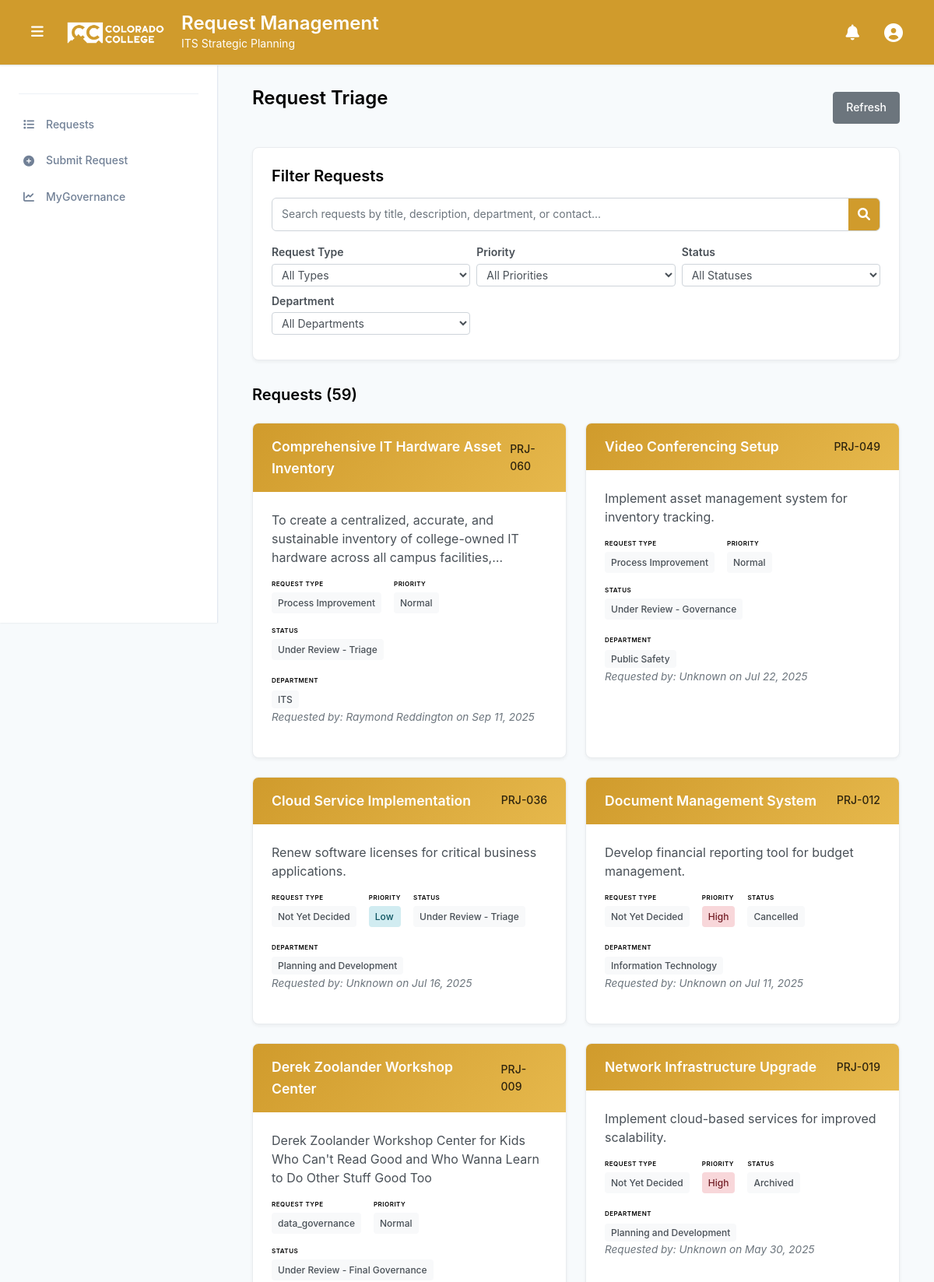
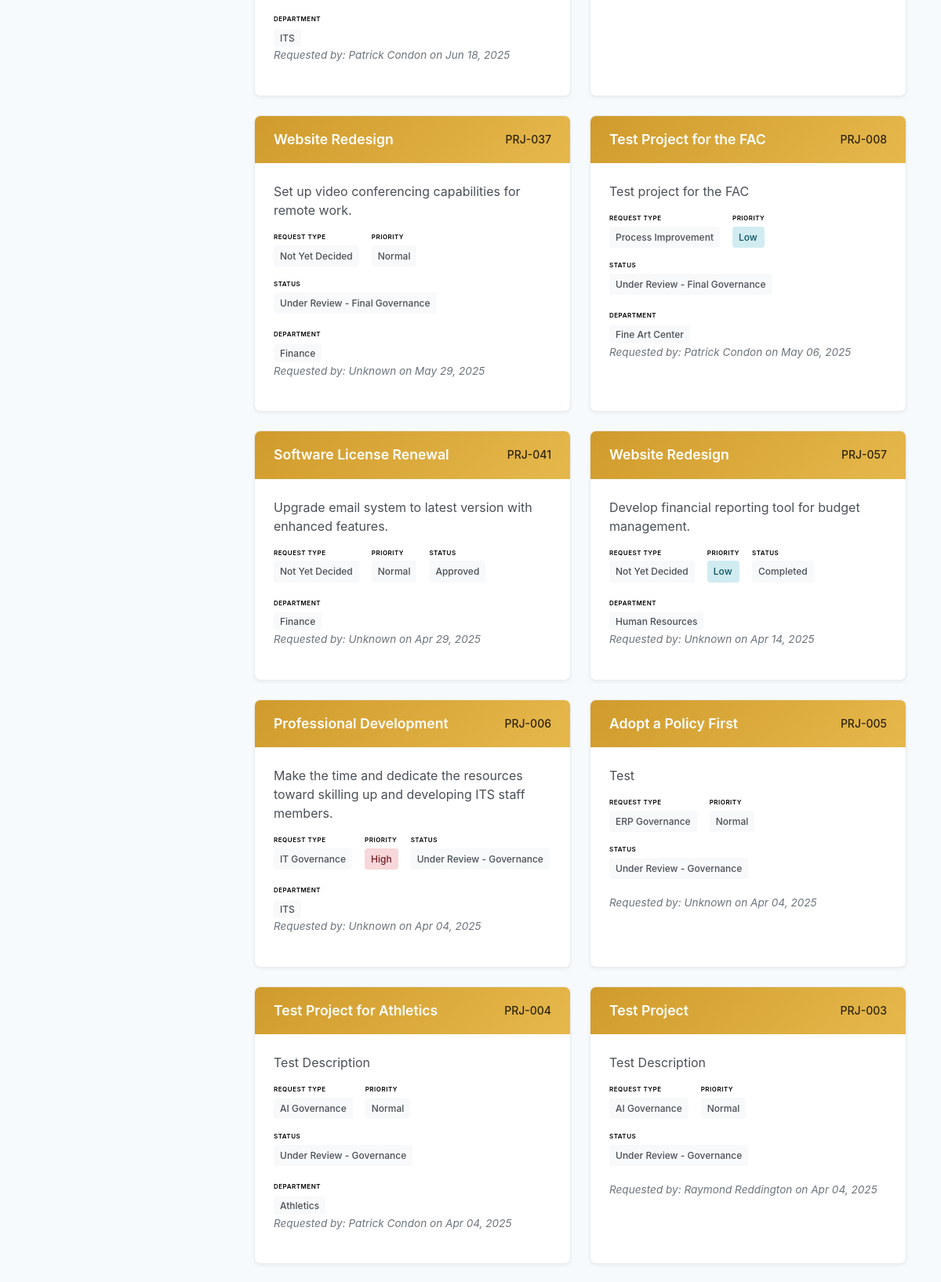
The app's page /triage/ (signed in, upper part) with its own data (2 pictures, top to bottom).
### projects/models.py (models this page shows, shortened)
class Project(models.Model):
    STATUS_CHOICES = [
        ('pending', 'Pending Review'),
        ('approved', 'Approved'),
        ('rejected', 'Rejected'),
        ('under_review_triage', 'Under Review - Triage'),
        ('under_review_governance', 'Under Review - Governance'),
        ('under_review_final_governance', 'Under Review - Final Governance'),
        ('completed', 'Completed'),
        ('archived', 'Archived'),
        ('on_hold', 'On Hold'),
        ('cancelled', 'Cancelled'),
    ]
    STAGE_CHOICES = [
        ('Pending_Review', 'Pending Review'),
        ('Under_Review_Triage', 'Under Review - Triage'),
        ('Under_Review_governance', 'Under Review - Governance'),
        ('Under_Review_Final_governance', 'Under Review - Final Governance'),
        ('Governance_Closure', 'Governance Closed'),
    ]
    PRIORITY_CHOICES = [
        ('Low', 'Low'),
        ('Normal', 'Normal'),
        ('High', 'High'),
        ('Top', 'Top'),
    ]
    FINAL_PRIORITY_CHOICES = [
        (1, 'Low'),
        (2, 'Medium'),
        (3, 'High'),
    ]
    PROJECT_TYPE_CHOICES = [
        ('not_yet_decided', 'Not Yet Decided'),
        ('process_improvement', 'Process Improvement'),
        ('it_governance', 'IT Governance'),
        ('erp_governance', 'ERP Governance'),
        ('ai_governance', 'AI Governance'),
    ]
    title = models.CharField(max_length=200)
    description = models.TextField()
    project_type = models.CharField(
        max_length=20,
        choices=PROJECT_TYPE_CHOICES,
        default='not_yet_decided',
        verbose_name="Request Type",
        help_text="Type of request submission"
    )
    submitted_by = models.ForeignKey(User, on_delete=models.CASCADE, null=True, blank=True)
    submission_date = models.DateTimeField(default=timezone.now)
    status = models.CharField(max_length=30, choices=STATUS_CHOICES, default='pending')
    stage = models.CharField(max_length=30, choices=STAGE_CHOICES, default='Pending_Review', help_text="Current stage of the project")
    budget = models.DecimalField(max_digits=10, decimal_places=2, null=True, blank=True)
    start_date = models.DateField(null=True, blank=True)
    end_date = models.DateField(null=True, blank=True)
    department = models.CharField(max_length=100, null=True, blank=True)
    contact_person = models.CharField(max_length=100, null=True, blank=True)
    contact_email = models.EmailField(null=True, blank=True)
    contact_phone = models.CharField(max_length=20, null=True, blank=True)
    triage_notes = models.TextField(blank=True, null=True)
    priority = models.CharField(max_length=10, choices=PRIORITY_CHOICES, default='Normal')
    scoring_notes = models.TextField(blank=True, null=True, help_text="Notes related to project scoring or evaluation")
    final_priority = models.IntegerField(null=True, blank=True, help_text="Project ranking (lower number = higher priority)")
    final_score = models.FloatField(null=True, blank=True, help_text="Final score")
    strategic_alignment = models.IntegerField(null=True, blank=True, help_text="Strategic alignment score (1-5)")
    cost_benefit = models.IntegerField(null=True, blank=True, help_text="Cost benefit score (1-5)")
    user_impact = models.IntegerField(null=True, blank=True, help_text="User impact and adoption score (1-5)")
    ease_of_implementation = models.IntegerField(null=True, blank=True, help_text="Ease of implementation score (1-5)")
    vendor_reputation_support = models.IntegerField(null=True, blank=True, help_text="Vendor reputation and support score (1-5)")
    security_compliance = models.IntegerField(null=True, blank=True, help_text="Security and compliance score (1-5)")
    student_centered = models.IntegerField(null=True, blank=True, help_text="Student-centered score (1-5)")
    @property
    def formatted_id(self):
        return f"PRJ-{self.id:03d}"
    class Meta:
        ordering = ['-submission_date']
        db_table = 'project_requests'

### projects/views.py (the view, shortened to what this page needs)
# urls.py: path('triage/', views.project_triage, name='project_triage'),
def project_triage(request):
    search_query = request.GET.get('search', '')
    type_filter = request.GET.get('type', '')
    priority_filter = request.GET.get('priority', '')
    status_filter = request.GET.get('status', '')
    stage_filter = request.GET.get('stage', '')
    department_filter = request.GET.get('department', '')
    projects = Project.objects.all().select_related('submitted_by').order_by('-submission_date')
    if type_filter:
        projects = projects.filter(project_type=type_filter)
    if priority_filter:
        projects = projects.filter(priority=priority_filter)
    if status_filter:
        projects = projects.filter(status=status_filter)
    if stage_filter:
        projects = projects.filter(stage=stage_filter)
    if department_filter:
        projects = projects.filter(department=department_filter)
    filtered_projects = projects
    available_types = filtered_projects.values_list('project_type', flat=True).distinct()
    project_types = [(t[0], t[1]) for t in Project.PROJECT_TYPE_CHOICES if t[0] in available_types]
    available_priorities = filtered_projects.values_list('priority', flat=True).distinct()
    priorities = [p for p in ['Top', 'High', 'Normal', 'Low'] if p in available_priorities]
    available_statuses = filtered_projects.values_list('status', flat=True).distinct()
    status_choices = [(s[0], s[1]) for s in Project.STATUS_CHOICES if s[0] in available_statuses]
    available_stages = filtered_projects.values_list('stage', flat=True).distinct()
    stage_choices = [(s[0], s[1]) for s in Project.STAGE_CHOICES if s[0] in available_stages]
    departments = filtered_projects.exclude(department='').values_list('department', flat=True).distinct().order_by('department')
    context = {
        'projects': projects,
        'search_query': search_query,
        'type_filter': type_filter,
        'priority_filter': priority_filter,
        'status_filter': status_filter,
        'stage_filter': stage_filter,
        'department_filter': department_filter,
        'project_types': project_types,
        'priorities': priorities,
        'status_choices': status_choices,
        'stage_choices': stage_choices,
        'departments': departments,
    }
    return render(request, 'projects/triage.html', context)

### projects/templates/projects/triage.html (shortened to what this page needs)
{% extends 'base_cc.html' %}
{% load static %}
{% block content %}
<div class="container">
    <div class="d-flex justify-content-between align-items-center mb-4">
        <div class="cc-triage-header">
            <h3>Request Triage</h3>
        </div>
        <div class="d-flex gap-2">
            <button id="refreshButton" class="cc-btn-secondary" onclick="refreshProjects()">
                Refresh
            </button>
        </div>
    </div>
    <div class="cc-filters-section">
        <div class="cc-filters-header">
            <h3>Filter Requests</h3>
        </div>
        <div class="cc-search-section mb-3">
            <form method="get" class="cc-search-form">
                <div class="cc-search-container">
                    <input type="text"
                           name="search"
                           class="cc-search-input"
                           placeholder="Search requests by title, description, department, or contact..."
                           value="{{ search_query|default:'' }}">
                    <button type="submit" class="cc-search-btn">
                        <i class="fas fa-search"></i>
                    </button>
                </div>
            </form>
        </div>
        <form method="get" class="cc-filters-form">
            <div class="cc-filters-grid">
                <div class="cc-filter-group">
                    <label class="cc-filter-label">Request Type</label>
                    <select name="type" class="cc-filter-select" onchange="this.form.submit()">
                        <option value="">All Types</option>
                    </select>
                </div>
                <div class="cc-filter-group">
                    <label class="cc-filter-label">Priority</label>
                    <select name="priority" class="cc-filter-select" onchange="this.form.submit()">
                        <option value="">All Priorities</option>
                    </select>
                </div>
                <div class="cc-filter-group">
                    <label class="cc-filter-label">Status</label>
                    <select name="status" class="cc-filter-select" onchange="this.form.submit()">
                        <option value="">All Statuses</option>
                    </select>
                </div>
                <div class="cc-filter-group">
                    <label class="cc-filter-label">Department</label>
                    <select name="department" class="cc-filter-select" onchange="this.form.submit()">
                        <option value="">All Departments</option>
                    </select>
                </div>
            </div>
        </form>
    </div>
    <div class="cc-projects-section">
        <div class="cc-projects-header">
            <h3>Requests ({{ projects|length }})</h3>
        </div>
        {% if projects %}
        <div class="cc-projects-grid">
            {% for project in projects %}
            <div class="cc-project-card" data-project-id="{{ project.id }}" style="cursor: pointer;">
                <div class="cc-project-header">
                    <div class="cc-project-title">{{ project.title }}</div>
                    <div class="cc-project-id">{{ project.formatted_id }}</div>
                </div>
                <div class="cc-project-body">
                    <div class="cc-project-description">
                        {{ project.description|truncatechars:120 }}
                    </div>
                    <div class="cc-project-meta">
                        <div class="cc-meta-section">
                            <div class="cc-meta-title">Request Type</div>
                            <span class="cc-meta-item">{{ project.get_project_type_display }}</span>
                        </div>
                        <div class="cc-meta-section">
                            <div class="cc-meta-title">Priority</div>
                            <span class="cc-meta-item cc-priority-{{ project.priority|lower }}">{{ project.priority }}</span>
                        </div>
                        <div class="cc-meta-section">
                            <div class="cc-meta-title">Status</div>
                            <span class="cc-meta-item">{{ project.get_status_display }}</span>
                        </div>
                    </div>
                    {% if project.department %}
                    <div class="cc-department-section">
                        <div class="cc-department-title">Department</div>
                        <span class="cc-meta-item">{{ project.department }}</span>
                    </div>
                    {% endif %}
                    <div class="cc-project-meta-requested">
                        Requested by:
                        {% if project.submitted_by %}
                            {{ project.submitted_by.get_full_name|default:project.submitted_by.username }}
                        {% else %}
                            Unknown
                        {% endif %}
                        on {{ project.submission_date|date:'M d, Y' }}
                    </div>
                </div>
            </div>
            {% endfor %}
        </div>
        {% else %}
        <div class="cc-empty-state">
            <h4>No requests found</h4>
            <p>Try adjusting your search criteria or filters.</p>
        </div>
        {% endif %}
    </div>
</div>
{% endblock %}

### templates/base_cc.html (style rules this page uses)
:root { --primary-color: #1a365d; --secondary-color: #2d3748; --accent-color: #3182ce; --success-color: #38a169; --warning-color: #d69e2e; --danger-color: #e53e3e; --light-gray: #f7fafc; --border-color: #e2e8f0; --text-primary: #2d3748; --text-secondary: #718096; --shadow-sm: 0 1px 2px 0 rgba(0, 0, 0, 0.05); --shadow-md: 0 4px 6px -1px rgba(0, 0, 0, 0.1); --shadow-lg: 0 10px 15px -3px rgba(0, 0, 0, 0.1); --radius: 8px; --sidebar-width: 280px; }
* { box-sizing: border-box; }
body { font-family: 'Inter', -apple-system, BlinkMacSystemFont, 'Segoe UI', Roboto, sans-serif; line-height: 1.6; color: var(--text-primary); background-color: var(--light-gray); margin: 0; padding: 0; }
.mb-3 { margin-bottom: 1rem; }
.mb-4 { margin-bottom: 1.5rem; }
.d-flex { display: flex; }
.gap-2 { gap: 0.5rem; }

### projects/templates/projects/triage.html (style rules this page uses)
.cc-triage-header h3 { color: #000000; font-size: 1.5rem; font-weight: 600; margin-bottom: 24px; }
.cc-filters-section { background: white; border: 1px solid #e9ecef; border-radius: 8px; padding: 1.5rem; margin-bottom: 2rem; box-shadow: 0 2px 4px rgba(0, 0, 0, 0.05); }
.cc-filters-header { margin-bottom: 1rem; }
.cc-filters-header h3 { color: #000000; font-size: 1.25rem; font-weight: 600; margin-bottom: 0; }
.cc-filters-form { margin-bottom: 0; }
.cc-filters-grid { display: grid; grid-template-columns: repeat(auto-fit, minmax(200px, 1fr)); gap: 8px; margin-bottom: 8px; }
.cc-filter-group { display: flex; flex-direction: column; }
.cc-filter-label { font-size: 0.875rem; font-weight: 600; color: #495057; margin-bottom: 3px; }
.cc-filter-select { padding: 4px 8px; border: 1px solid #ced4da; border-radius: 4px; font-size: 0.875rem; background: white; color: #495057; transition: border-color 0.15s ease-in-out; }
.cc-search-section { margin-bottom: 1rem; }
.cc-search-container { display: flex; align-items: center; background: white; border: 1px solid #ced4da; border-radius: 6px; overflow: hidden; transition: border-color 0.15s ease-in-out; }
.cc-search-input { flex: 1; border: none; padding: 8px 12px; font-size: 0.875rem; color: #495057; background: transparent; }
.cc-search-input::placeholder { color: #6c757d; }
.cc-search-btn { background: #D09B2C; color: white; border: none; padding: 8px 12px; cursor: pointer; transition: background-color 0.15s ease-in-out; }
.cc-projects-section { margin-bottom: 2rem; }
.cc-projects-header { margin-bottom: 1.5rem; }
.cc-projects-header h3 { color: #000000; font-size: 1.25rem; font-weight: 600; margin-bottom: 0; }
.cc-projects-grid { display: grid; grid-template-columns: repeat(auto-fill, minmax(350px, 1fr)); gap: 1.5rem; }
.cc-project-card { background: white; border: 1px solid #e9ecef; border-radius: 8px; overflow: hidden; transition: all 0.2s ease-in-out; box-shadow: 0 2px 4px rgba(0, 0, 0, 0.05); cursor: pointer; }
.cc-project-header { background: linear-gradient(135deg, #D09B2C 0%, #E6B84C 100%); color: black; padding: 1rem 1.5rem; display: flex; justify-content: space-between; align-items: center; }
.cc-project-title { font-weight: 600; font-size: 1.1rem; margin: 0; color: white; }
.cc-project-id { font-size: 0.875rem; font-weight: 500; opacity: 0.8; color: black; }
.cc-project-body { padding: 1.5rem; }
.cc-project-description { color: #495057; margin-bottom: 1rem; line-height: 1.5; }
.cc-project-meta { display: flex; flex-wrap: wrap; gap: 16px; margin-bottom: 20px; }
.cc-meta-section { display: flex; flex-direction: column; gap: 4px; }
.cc-meta-title { font-size: 8px; font-weight: 600; color: #000000; text-transform: uppercase; letter-spacing: 0.5px; }
.cc-meta-item { background: #f8f9fa; color: #495057; padding: 0.25rem 0.5rem; border-radius: 4px; font-size: 0.75rem; font-weight: 500; }
.cc-priority-high { background: #f8d7da; color: #721c24; }
.cc-priority-low { background: #d1ecf1; color: #0c5460; }
.cc-department-section { margin-top: 12px; }
.cc-department-title { font-size: 8px; font-weight: 600; color: #000000; text-transform: uppercase; letter-spacing: 0.5px; margin-bottom: 4px; }
.cc-project-meta-requested { font-size: 0.85em; color: #6c757d; margin-bottom: 1rem; font-style: italic; }
.cc-btn-secondary { background: #6c757d; border: 1px solid #6c757d; color: white; padding: 0.5rem 1rem; border-radius: 4px; text-decoration: none; font-size: 0.875rem; font-weight: 500; transition: all 0.15s ease-in-out; }

### records on screen
Project: title "Comprehensive IT Hardware Asset Inventory", formatted_id "PRJ-060", description "To create a centralized, accurate, and sustainable inventory of college-owned IT hardware across all campus facilities,…", project_type "Process Improvement", priority "Normal", status "Under Review - Triage", department "ITS", submitted_by.get_full_name "Raymond Reddington", submission_date "Sep 11, 2025"
Project: title "Video Conferencing Setup", formatted_id "PRJ-049", description "Implement asset management system for inventory tracking.", project_type "Process Improvement", priority "Normal", status "Under Review - Governance", department "Public Safety", shows "Unknown", submission_date "Jul 22, 2025"
Project: title "Cloud Service Implementation", formatted_id "PRJ-036", description "Renew software licenses for critical business applications.", project_type "Not Yet Decided", priority "Low", status "Under Review - Triage", department "Planning and Development", shows "Unknown", submission_date "Jul 16, 2025"
Project: title "Document Management System", formatted_id "PRJ-012", description "Develop financial reporting tool for budget management.", project_type "Not Yet Decided", priority "High", status "Cancelled", department "Information Technology", shows "Unknown", submission_date "Jul 11, 2025"
Project: title "Derek Zoolander Workshop Center", formatted_id "PRJ-009", description "Derek Zoolander Workshop Center for Kids Who Can't Read Good and Who Wanna Learn to Do Other Stuff Good Too", project_type "data_governance", priority "Normal", status "Under Review - Final Governance", department "ITS", submitted_by.get_full_name "Patrick Condon", submission_date "Jun 18, 2025"
Project: title "Network Infrastructure Upgrade", formatted_id "PRJ-019", description "Implement cloud-based services for improved scalability.", project_type "Not Yet Decided", priority "High", status "Archived", department "Planning and Development", shows "Unknown", submission_date "May 30, 2025"
Project: title "Website Redesign", formatted_id "PRJ-037", description "Set up video conferencing capabilities for remote work.", project_type "Not Yet Decided", priority "Normal", status "Under Review - Final Governance", department "Finance", shows "Unknown", submission_date "May 29, 2025"
Project: title "Test Project for the FAC", formatted_id "PRJ-008", description "Test project for the FAC", project_type "Process Improvement", priority "Low", status "Under Review - Final Governance", department "Fine Art Center", submitted_by.get_full_name "Patrick Condon", submission_date "May 06, 2025"
Project: title "Software License Renewal", formatted_id "PRJ-041", description "Upgrade email system to latest version with enhanced features.", project_type "Not Yet Decided", priority "Normal", status "Approved", department "Finance", shows "Unknown", submission_date "Apr 29, 2025"
Project: title "Website Redesign", formatted_id "PRJ-057", description "Develop financial reporting tool for budget management.", project_type "Not Yet Decided", priority "Low", status "Completed", department "Human Resources", shows "Unknown", submission_date "Apr 14, 2025"
Project: title "Professional Development", formatted_id "PRJ-006", description "Make the time and dedicate the resources toward skilling up and developing ITS staff members.", project_type "IT Governance", priority "High", status "Under Review - Governance", department "ITS", shows "Unknown", submission_date "Apr 04, 2025"
Project: title "Adopt a Policy First", formatted_id "PRJ-005", description "Test", project_type "ERP Governance", priority "Normal", status "Under Review - Governance", shows "Unknown", submission_date "Apr 04, 2025"
Project: title "Test Project for Athletics", formatted_id "PRJ-004", description "Test Description", project_type "AI Governance", priority "Normal", status "Under Review - Governance", department "Athletics", submitted_by.get_full_name "Patrick Condon", submission_date "Apr 04, 2025"
Project: title "Test Project", formatted_id "PRJ-003", description "Test Description", project_type "AI Governance", priority "Normal", status "Under Review - Governance", submitted_by.get_full_name "Raymond Reddington", submission_date "Apr 04, 2025"

### other values on screen
{{ projects|length }} "59"
